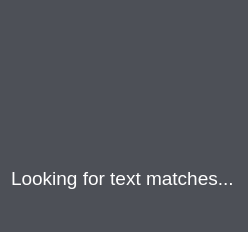
<?xml version="1.0" encoding="UTF-8"?>
<ui version="4.0">
    <class>loading_widget</class>
    <widget class="QWidget" name="loading_widget">
        <property name="geometry">
            <rect>
                <x>0</x>
                <y>0</y>
                <width>247</width>
                <height>232</height>
            </rect>
        </property>
        <property name="windowTitle">
            <string>Form</string>
        </property>
        <property name="styleSheet">
            <string notr="true">background-color: rgb(77, 80, 87);</string>
        </property>
        <layout class="QVBoxLayout" name="verticalLayout">
            <item>
                <layout class="QHBoxLayout" name="loading_layout">
                    <item>
                        <spacer name="loading_left_spacer">
                            <property name="orientation">
                                <enum>Qt::Horizontal</enum>
                            </property>
                            <property name="sizeHint" stdset="0">
                                <size>
                                    <width>40</width>
                                    <height>20</height>
                                </size>
                            </property>
                        </spacer>
                    </item>
                    <item>
                        <widget class="QLabel" name="loading_movie_label">
                            <property name="sizePolicy">
                                <sizepolicy hsizetype="Fixed" vsizetype="Fixed">
                                    <horstretch>0</horstretch>
                                    <verstretch>0</verstretch>
                                </sizepolicy>
                            </property>
                            <property name="minimumSize">
                                <size>
                                    <width>150</width>
                                    <height>150</height>
                                </size>
                            </property>
                            <property name="text">
                                <string/>
                            </property>
                            <property name="alignment">
                                <set>Qt::AlignCenter</set>
                            </property>
                        </widget>
                    </item>
                    <item>
                        <spacer name="loading_right_spacer">
                            <property name="orientation">
                                <enum>Qt::Horizontal</enum>
                            </property>
                            <property name="sizeHint" stdset="0">
                                <size>
                                    <width>40</width>
                                    <height>20</height>
                                </size>
                            </property>
                        </spacer>
                    </item>
                </layout>
            </item>
            <item>
                <widget class="QLabel" name="loading_label">
                    <property name="text">
                        <string>&lt;html&gt;&lt;head/&gt;&lt;body&gt;&lt;p align=&quot;center&quot;&gt;&lt;span
                            style=&quot; font-size:14pt; color:#ffffff;&quot;&gt;Looking for text
                            matches...&lt;/span&gt;&lt;/p&gt;&lt;/body&gt;&lt;/html&gt;
                        </string>
                    </property>
                </widget>
            </item>
            <item>
                <spacer name="loading_label_bottom_spacer">
                    <property name="orientation">
                        <enum>Qt::Vertical</enum>
                    </property>
                    <property name="sizeHint" stdset="0">
                        <size>
                            <width>20</width>
                            <height>24</height>
                        </size>
                    </property>
                </spacer>
            </item>
        </layout>
    </widget>
    <resources/>
    <connections/>
</ui>
